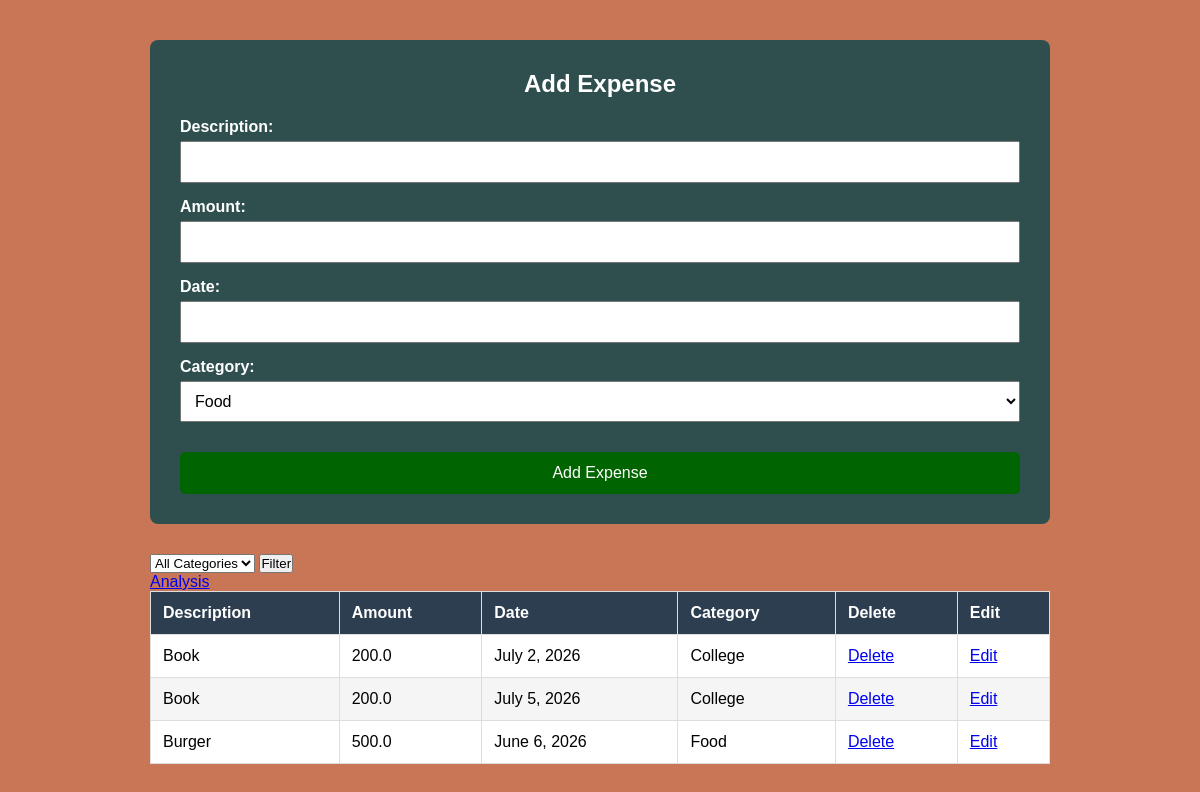
/home/ (signed in), run on an earlier commit of the app's database.
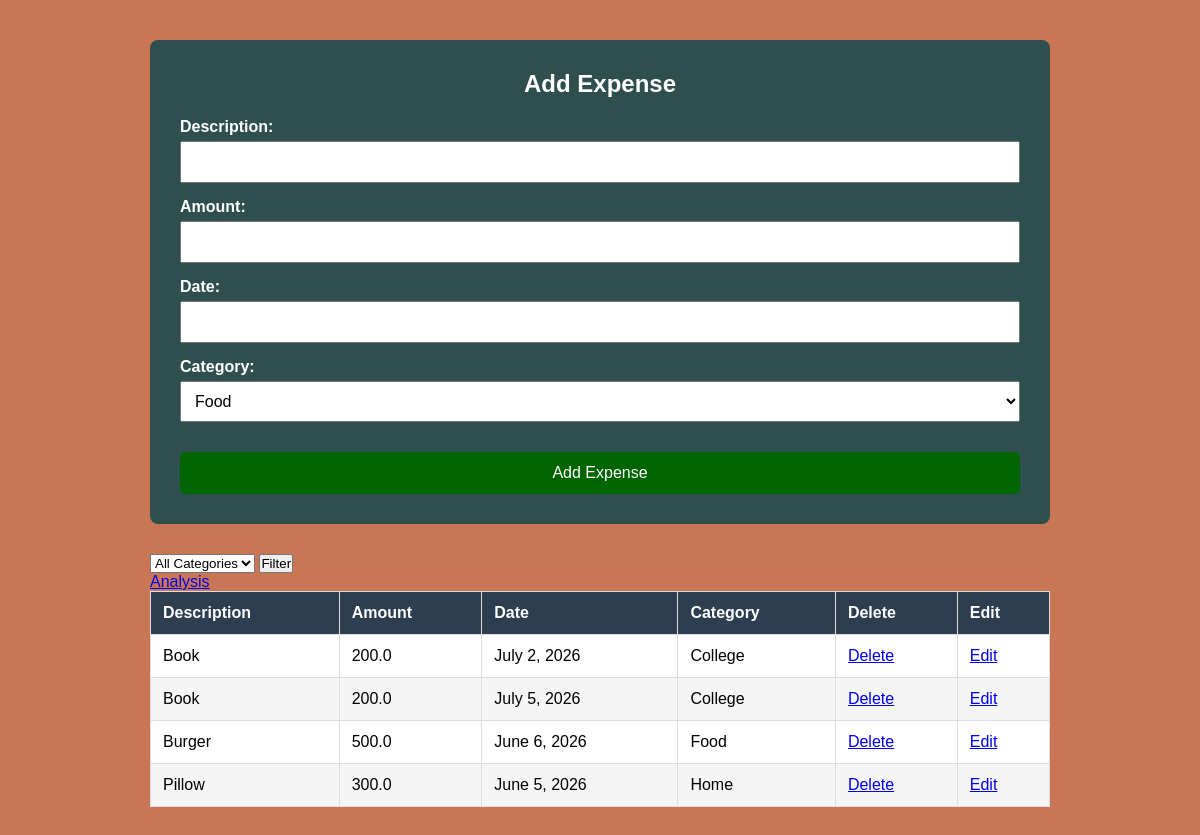
And on a later commit of the database.
### app1/models.py (models this page shows, shortened)
class Expense(models.Model):
    class Category(models.TextChoices):
        Food = "Food" , "Food"
        Transport = "Transport" ,"Transport"
        shopping = "Shopping" , "Shopping"
        Health = "Health" , "Health"
        Home = "Home" , "Home"
        College = "College" , "College"
        Other = "Other" , "Other"
    description = models.CharField(max_length=100,null=False)
    amount = models.FloatField()
    date = models.DateField()
    category = models.CharField(
        max_length=100,
        choices=Category.choices,
        default=Category.Food
    )

### app1/views.py (the view)
# urls.py: path("home/",views.home,name='home'),
@login_required(login_url='login')
def home(request):
    print(request.user)
    print(request.user.is_authenticated)
    expenses = Expense.objects.all()
    if request.method == "POST":
        form = ExpenseForm(request.POST)
        if form.is_valid():
            form.save()
            return redirect('home')
    else:
        form = ExpenseForm()
    category = request.GET.get("category")
    if category:
        expenses = expenses.filter(category=category)
    context = {
        'form':form,
        'expenses':expenses
    }
    return render(request,'app1/index.html',context)

### app1/forms.py
class ExpenseForm(forms.ModelForm):
    class Meta:
        model = Expense
        fields = '__all__'

### app1/templates/app1/index.html (shortened to what this page needs)
{% extends 'app1/base.html' %}
{% load static %}
{% block extra_css %}
<link rel="stylesheet" href="{% static 'css/index.css' %}">
{% endblock %}
{% block content %}
<div class="container">
    <div class="expense">
        <form method="POST" class="form2">
            <h2>Add Expense</h2>
            {{ form.as_p }}
            <button type="submit">Add Expense</button>
        </form>
        <div class="display">
            <div class="analysis">
            <form action="" method="get">
                <select name="category" id="">
                    <option value="">All Categories</option>
                </select>
                <button type="submit">Filter</button>
            </form>
                <a href="{% url 'analysis' %}">Analysis</a>
            </div>
            <table class="expense-table">
                <thead>
                    <tr>
                        <th>Description</th>
                        <th>Amount</th>
                        <th>Date</th>
                        <th>Category</th>
                        <th>Delete</th>
                        <th>Edit</th>
                    </tr>
                </thead>
                <tbody>
                    {% for expense in expenses %}
                    <tr>
                        <td>{{ expense.description }}</td>
                        <td>{{ expense.amount }}</td>
                        <td>{{ expense.date }}</td>
                        <td>{{ expense.category }}</td>
                        <td><a href="{% url 'delete' expense.id %}">Delete</a></td>
                        <td><a href="{% url 'update' expense.id %}">Edit</a></td>
                    </tr>
                    {% empty %}
                    <tr>
                        <td colspan="4">No expenses found.</td>
                    </tr>
                    {% endfor %}
                </tbody>
            </table>
        </div>
    </div>
</div>
{% endblock %}

### app1/templates/app1/base.html (shortened to what this page needs)
<!DOCTYPE html>
<html lang="en">
<head>
    {% block extra_css %}
    {% endblock extra_css %}
</head>
<body>
    {% block content %}
    {% endblock content %}
</body>
</html>

### app1/static/css/index.css (style rules this page uses)
* { margin:0; padding:0; box-sizing:border-box; }
body { font-family:Arial, Helvetica, sans-serif; }
.container { min-height:100vh; background:rgb(201, 118, 87); display:flex; justify-content:center; align-items:center; padding:40px; }
.expense { width:900px; }
.form2 { background:darkslategray; padding:30px; border-radius:8px; margin-bottom:30px; }
.form2 h2 { color:white; text-align:center; margin-bottom:20px; }
.form2 p { margin-bottom:15px; }
.form2 label { display:block; color:white; margin-bottom:5px; font-weight:bold; }
.form2 input, .form2 select, .form2 textarea { width:100%; padding:10px; font-size:16px; }
.form2 button { width:100%; padding:12px; margin-top:15px; background:darkgreen; color:white; border:none; cursor:pointer; font-size:16px; border-radius:5px; }
.display { overflow-x:auto; }
.expense-table { width:100%; border-collapse:collapse; background:white; }
.expense-table th { background:#2c3e50; color:white; padding:12px; }
.expense-table td { padding:12px; }
.expense-table th, .expense-table td { border:1px solid #ddd; text-align:left; }
.expense-table tr:nth-child(even) { background:#f5f5f5; }

What changed in the data, as far as the page shows it:
added Expense: description "Pillow", amount "300.0", date "June 5, 2026", category "Home"
